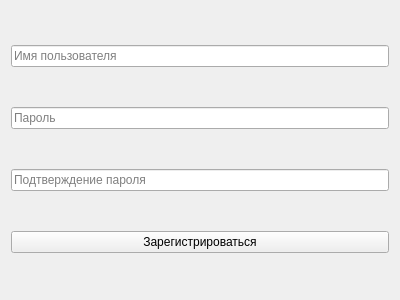
<?xml version="1.0" encoding="UTF-8"?>
<ui version="4.0">
 <class>RegistrationWidget</class>
 <widget class="QWidget" name="RegistrationWidget">
  <property name="geometry">
   <rect>
    <x>0</x>
    <y>0</y>
    <width>400</width>
    <height>300</height>
   </rect>
  </property>
  <property name="windowTitle">
   <string>RegistrationWidget</string>
  </property>
  <layout class="QVBoxLayout" name="verticalLayout">
   <item>
    <widget class="QLineEdit" name="usernameLineEdit">
     <property name="placeholderText">
      <string>Имя пользователя</string>
     </property>
    </widget>
   </item>
   <item>
    <widget class="QLineEdit" name="passwordLineEdit">
     <property name="placeholderText">
      <string>Пароль</string>
     </property>
     <property name="echoMode">
      <enum>QLineEdit::Password</enum>
     </property>
    </widget>
   </item>
   <item>
    <widget class="QLineEdit" name="confirmPasswordLineEdit">
     <property name="placeholderText">
      <string>Подтверждение пароля</string>
     </property>
     <property name="echoMode">
      <enum>QLineEdit::Password</enum>
     </property>
    </widget>
   </item>
   <item>
    <widget class="QPushButton" name="registerButton">
     <property name="text">
      <string>Зарегистрироваться</string>
     </property>
    </widget>
   </item>
  </layout>
 </widget>
 <resources/>
 <connections/>
</ui>
